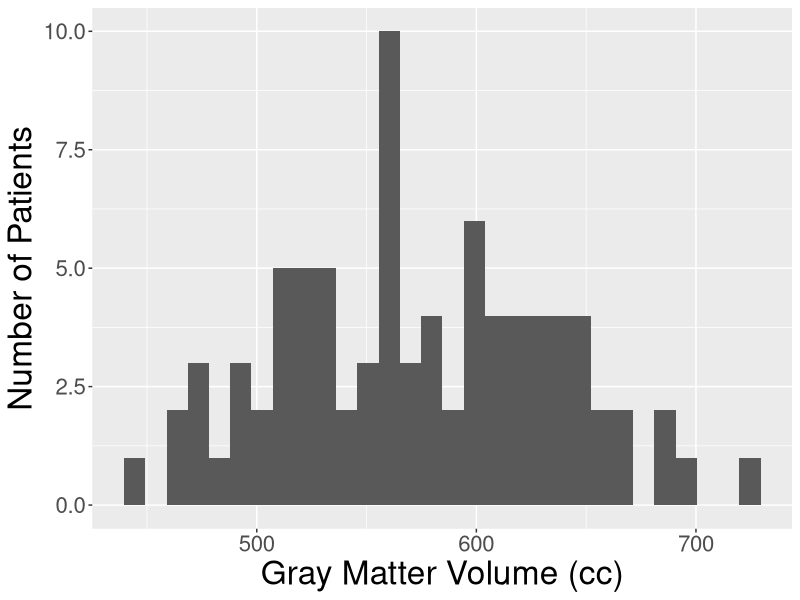
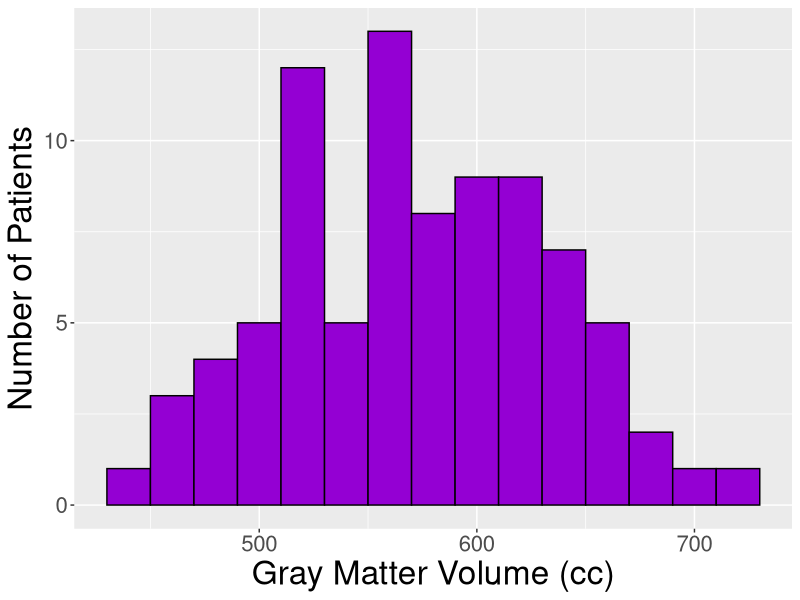
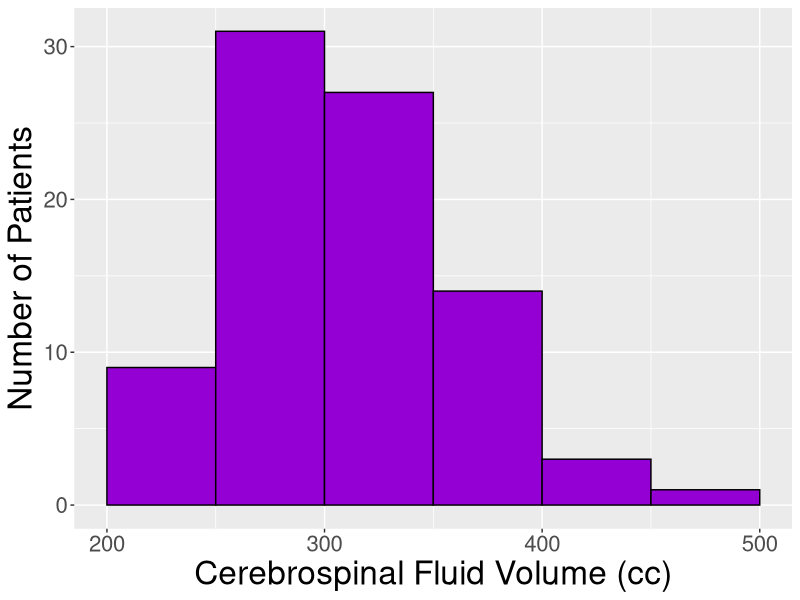
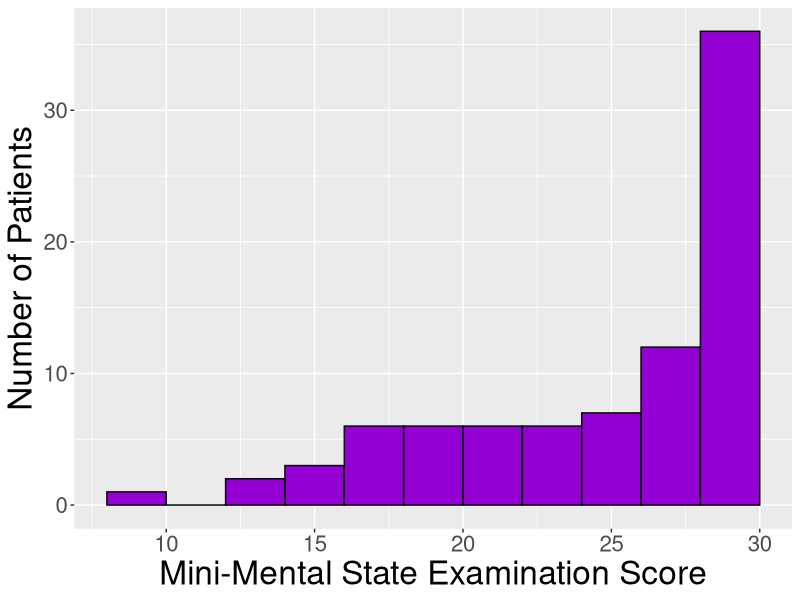
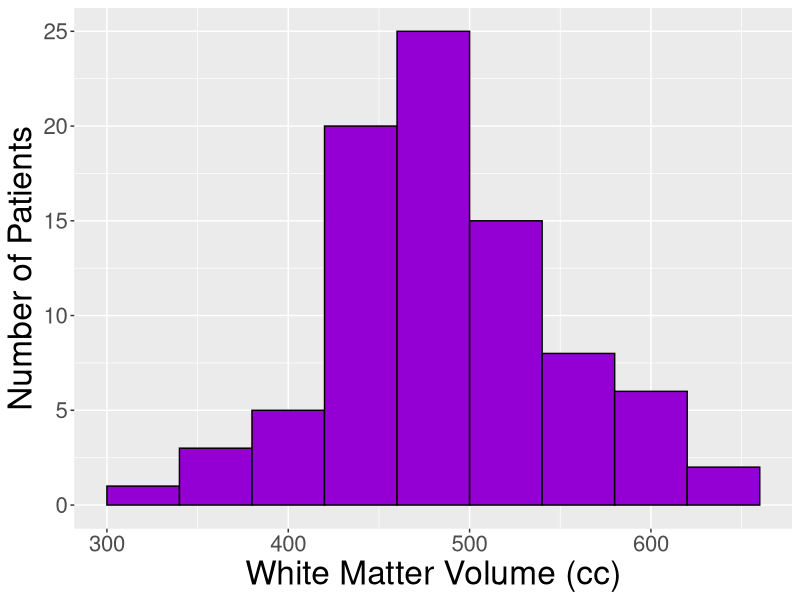
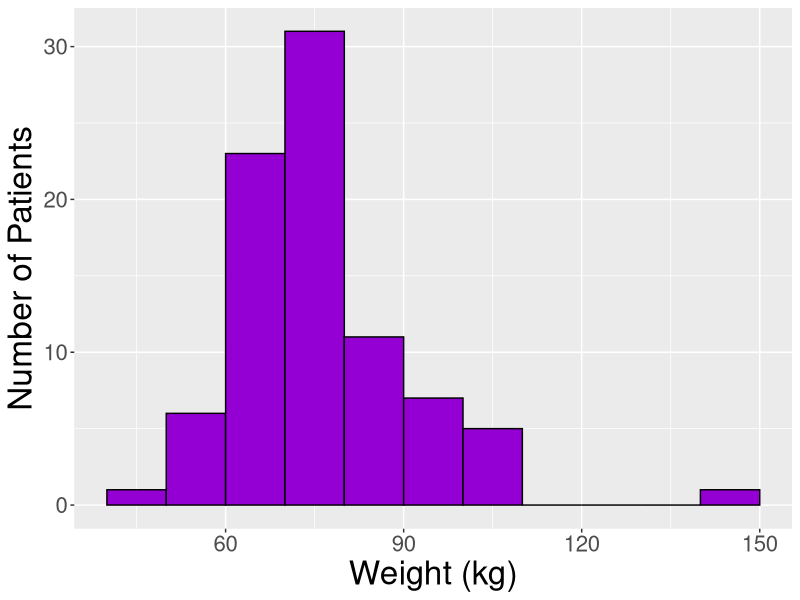
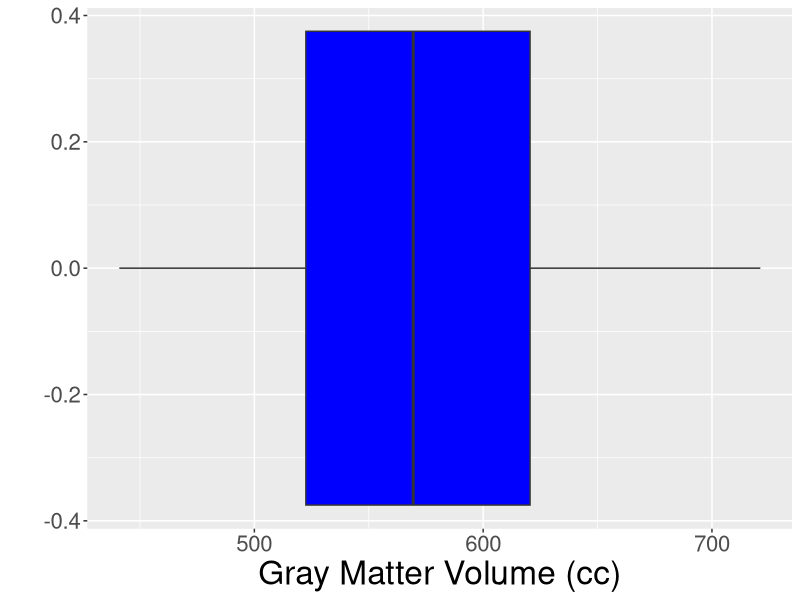
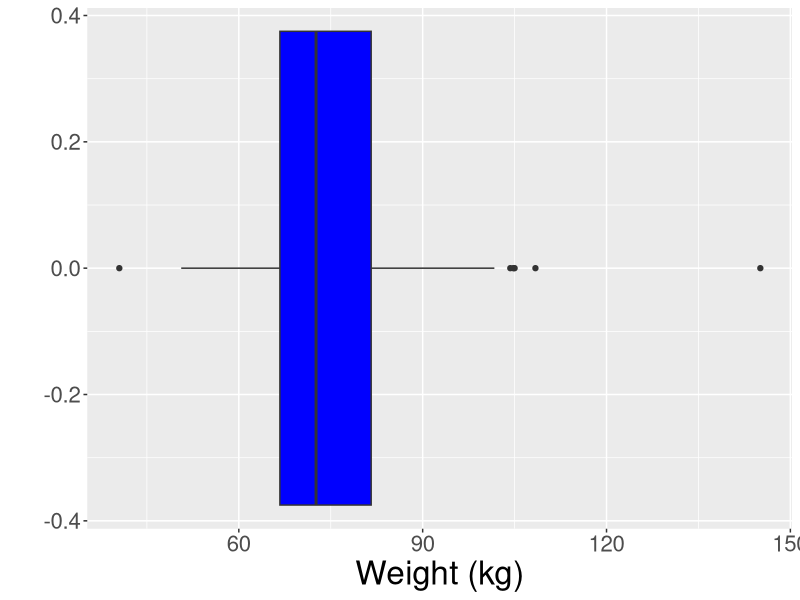

The R script that drew these images, in order:
## ---- chunk 1
#| label: load packages 
library(tidyverse) 
## ---- chunk 2
#| label: import data with here
alz <- readr::read_csv(here::here("Data", "alzheimers.csv"))
## ---- chunk 3
#| label: mean and median

alz |>
  summarize(
    mean_gmv = mean(gmv),
    median_gmv = median(gmv)
  )
## ---- chunk 4
#| label: mean and sd

alz |>
  summarize(
    mean_gmv = mean(gmv),
    sd_gmv = sd(gmv)
  )
## ---- chunk 5
#| label: median and IQR

alz |>
  summarize(
    median_gmv = median(gmv),
    iqr_gmv = IQR(gmv)
  )
## ---- chunk 6
#| label: five number summary with summarize

alz |>
  summarize(
    min_gmv = min(gmv), # minimum
    q1_gmv = quantile(gmv, 0.25), # lower quartile or Q1
    med_gmv = median(gmv), # median
    q3_gmv = quantile(gmv, 0.75), # upper quartile or Q3
    max_gmv = max(gmv) # maximum
  )
## ---- chunk 7
#| label: hist1-1
# Step 1: Set up the graph
ggplot(data = alz, 
       mapping = aes(x = gmv)) +
# Step 2: Add the plot
  geom_histogram() +
# Step 3: Add features to the plot
  labs(x = "Gray Matter Volume (cc)",
       y = "Number of Patients") +
  theme(
    axis.title = element_text(size = 24),
    axis.text = element_text(size = 16)
  )
## ---- chunk 8
#| label: hist2-1
# Step 1: Set up the graph
ggplot(data = alz, 
       mapping = aes(x = gmv)) +
# Step 2: Add the plot
  geom_histogram(fill = "darkviolet", 
                 color = "black",
                 center = 500,
                 binwidth = 20) +
# Step 3: Add features to the plot
  labs(x = "Gray Matter Volume (cc)",
       y = "Number of Patients") +
  theme(
    axis.title = element_text(size = 24),
    axis.text = element_text(size = 16)
  )
## ---- chunk 9
#| label: skewed right
# Step 1: Set up the graph
ggplot(data = alz, 
       mapping = aes(x = csf)) +
# Step 2: Add the plot
  geom_histogram(fill = "darkviolet", 
                 color = "black",
                 center = 275,
                 binwidth = 50) +
# Step 3: Add features to the plot
  labs(x = "Cerebrospinal Fluid Volume (cc)",
       y = "Number of Patients") +
  theme(
    axis.title = element_text(size = 24),
    axis.text = element_text(size = 16)
  )
## ---- chunk 10
#| label: skewed left
# Step 1: Set up the graph
ggplot(data = alz, 
       mapping = aes(x = mmse)) +
# Step 2: Add the plot
  geom_histogram(fill = "darkviolet", 
                 color = "black",
                 center = 29,
                 binwidth = 2) +
# Step 3: Add features to the plot
  labs(x = "Mini-Mental State Examination Score",
       y = "Number of Patients") +
  theme(
    axis.title = element_text(size = 24),
    axis.text = element_text(size = 16)
  )
## ---- chunk 11
#| label: roughly symmetric
# Step 1: Set up the graph
ggplot(data = alz, 
       mapping = aes(x = wmv)) +
# Step 2: Add the plot
  geom_histogram(fill = "darkviolet", 
                 color = "black",
                 center = 480,
                 binwidth = 40) +
# Step 3: Add features to the plot
  labs(x = "White Matter Volume (cc)",
       y = "Number of Patients") +
  theme(
    axis.title = element_text(size = 24),
    axis.text = element_text(size = 16)
  )
## ---- chunk 12
#| label: weight outlier
# Step 1: Set up the graph
ggplot(data = alz, 
       mapping = aes(x = weight)) +
# Step 2: Add the plot
  geom_histogram(fill = "darkviolet", 
                 color = "black",
                 center = 75,
                 binwidth = 10) +
# Step 3: Add features to the plot
  labs(x = "Weight (kg)",
       y = "Number of Patients") +
  theme(
    axis.title = element_text(size = 24),
    axis.text = element_text(size = 16)
  )
## ---- chunk 13
#| label: boxplot1-1
# Step 1: Set up the graph
ggplot(data = alz, 
       mapping = aes(x = gmv)) +
# Step 2: Add the plot
  geom_boxplot(fill = "blue") +
# Step 3: Add features to the plot
  labs(x = "Gray Matter Volume (cc)",
       y = "") +
  theme(
    axis.title = element_text(size = 24),
    axis.text = element_text(size = 16)
  )
## ---- chunk 14
#| label: boxplot with outliers
# Step 1: Set up the graph
ggplot(data = alz, 
       mapping = aes(x = weight)) +
# Step 2: Add the plot
  geom_boxplot(fill = "blue") +
# Step 3: Add features to the plot
  labs(x = "Weight (kg)",
       y = "") +
  theme(
    axis.title = element_text(size = 24),
    axis.text = element_text(size = 16)
  )
## ---- chunk 15
#| label: transform variables
alz_transform <- alz |>
  mutate(
    weight_lbs = weight * 2.2, # convert kg to lbs
    total_cell_volume = gmv + wmv
  ) |>
  select(weight, weight_lbs, gmv, wmv, total_cell_volume)

head(alz_transform, 3)
## ---- chunk 16
#| label: five number summary by group
alz |>
  group_by(diagnosis) |>
  summarize(
    mean_gmv = mean(gmv),
    median_gmv = median(gmv),
    sd_gmv = sd(gmv),
    IQR_gmv = IQR(gmv)
  )
## ---- chunk 17
#| label: multiple boxplots-1
ggplot(data = alz, 
       mapping = aes(x = diagnosis, 
                     y = gmv)) +
  geom_boxplot() +
  labs(x = "Diagnosis",
       y = "Gray Matter Volume (cc)") +
  theme(
    axis.title = element_text(size = 24),
    axis.text = element_text(size = 16)
  )
## ---- chunk 18
#| label: multiple boxplots-2-1
ggplot(data = alz, 
       mapping = aes(x = diagnosis, 
                     fill = diagnosis, 
                     y = gmv)) +
  geom_boxplot() +
  labs(x = "Diagnosis",
       y = "Gray Matter Volume (cc)") +
  scale_x_discrete(labels = c("Alzheimer's", "Normal")) +
  scale_fill_manual(name = "Diagnosis",
                    labels = c("Alzheimer's", "Normal"), 
                    values = c("red4","red")) +
  theme(
    axis.title = element_text(size = 24),
    axis.text = element_text(size = 16)
  )
## ---- chunk 19
#| label: multi-hist-1
ggplot(data = alz, 
       mapping = aes(x = gmv)) +
  geom_histogram(fill = "darkviolet", 
                 color = "black",
                 center = 500,
                 binwidth = 20) +
  labs(x = "Gray Matter Volume (cc)",
       y = "Number of Patients") +
  facet_wrap(vars(diagnosis)) +
  theme(
    axis.title = element_text(size = 24),
    axis.text = element_text(size = 16)
  )
## ---- chunk 20
#| label: scatterplot-1
ggplot(data = alz, 
       mapping = aes(x = age, 
                     y = gmv)) +
  geom_point(color = "navy", size = 2) +
  labs(x = "Age (years)",
       y = "Gray Matter Volume (cc)") +
  theme(
    axis.title = element_text(size = 24),
    axis.text = element_text(size = 16)
  )
## ---- chunk 21
#| label: lm-1
ggplot(data = alz, 
       mapping = aes(x = age, 
                     y = gmv)) +
  geom_point(color = "navy", size = 2) +
  geom_smooth(method = "lm", color = "black", 
              se = FALSE) +
  labs(x = "Age (years)",
       y = "Gray Matter Volume (cc)") +
  theme(
    axis.title = element_text(size = 24),
    axis.text = element_text(size = 16)
  )
## ---- chunk 22
#| label: nlm-1
ggplot(data = alz, 
       mapping = aes(x = age, 
                     y = gmv)) +
  geom_point(color = "navy", size = 2) +
  geom_smooth(method = "loess", color = "black", 
              se = FALSE) +
  labs(x = "Age (years)",
       y = "Gray Matter Volume (cc)") +
  theme(
    axis.title = element_text(size = 24),
    axis.text = element_text(size = 16)
  )
